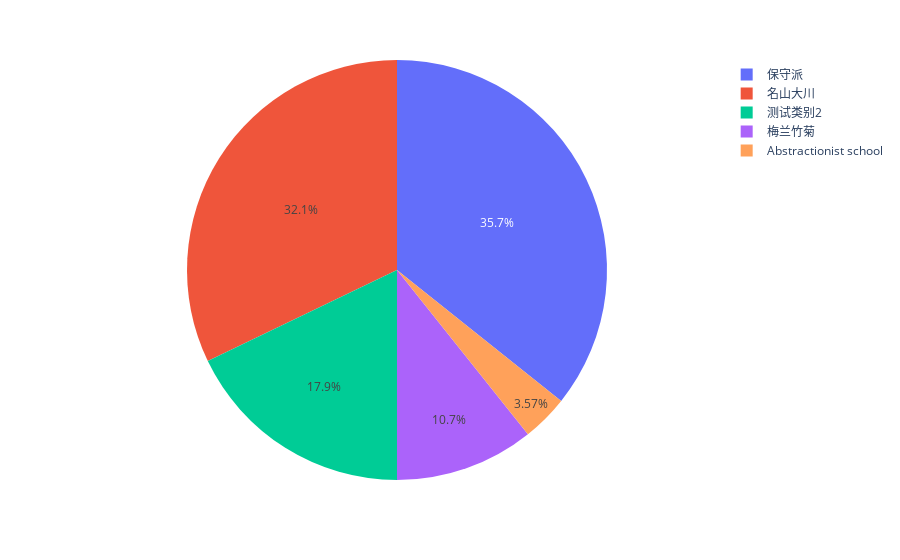

Notebook cell for this chart:
### Code cell
fig = px.pie(artwork_g_category,names ='name_y')
#             title = 'Artwork Genre most popular with users',
#             hover_data = ['id_y','image_id'])
##fig.update_traces(textposition='inside', textinfo='percent+label')
fig.show()

### Figure 1 — Plotly figure (JSON) as saved in the notebook; plotly's stock layout.template omitted (floating-point values rounded to 4 significant figures)
{"data": [{"domain": {"x": [0, 1], "y": [0, 1]}, "hoverlabel": {"namelength": 0}, "hovertemplate": "name_y=%{label}", "labels": ["梅兰竹菊", "梅兰竹菊", "梅兰竹菊", "保守派", "保守派", "保守派", "保守派", "保守派", "保守派", "保守派", "保守派", "保守派", "保守派", "测试类别2", "测试类别2", "测试类别2", "测试类别2", "测试类别2", "名山大川", "名山大川", "名山大川", "名山大川", "名山大川", "名山大川", "名山大川", "名山大川", "名山大川", "Abstractionist school"], "legendgroup": "", "name": "", "showlegend": true, "type": "pie"}], "layout": {"legend": {"tracegroupgap": 0}, "margin": {"t": 60}}}
